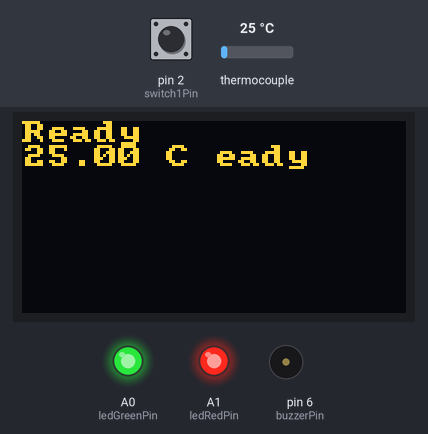
Bench run of a sketch on a simulated Arduino Uno, built with avr-gcc and run on an emulated ATmega328P. On the bench: 128×64 one-colour display, output pins drawn as LEDs (lit = HIGH), buzzer (waves = sounding, pin HIGH). Dashed ring = blinking. The inputs (shaded band) are chosen by the test bench; at power-on: pin 2 (switch1Pin) HIGH, thermocouple 25 °C. The OLED is the two-colour kind (top 16 rows yellow); pins used as bus, display or sensor lines are not drawn; what the sketch prints to the serial monitor is not drawn.

Above: at 3.8 s.
3.9 s: pin 2 (switch1Pin) pulled LOW for 0.15 s
At 6.4 s:
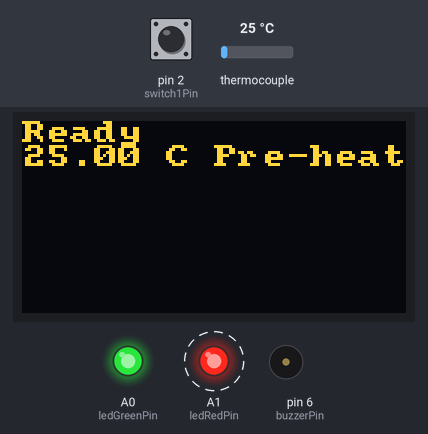
8.1 s: thermocouple set to 146 °C
At 11.0 s:
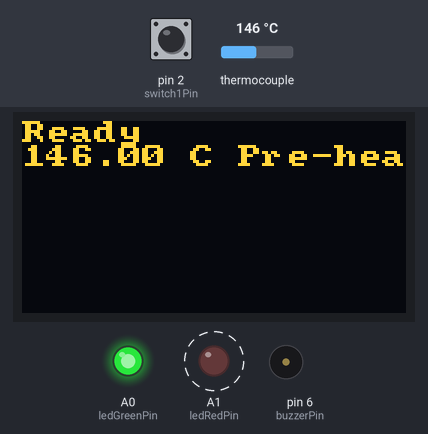
11.1 s: thermocouple set to 154 °C
At 14.4 s:
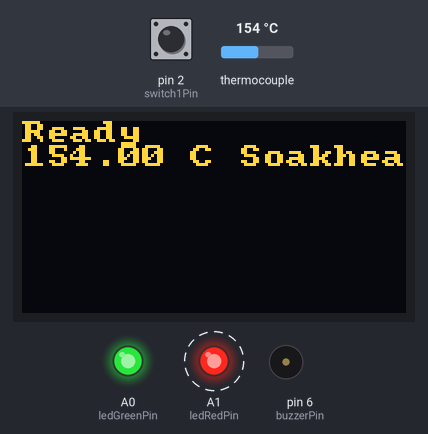
15.1 s: pin 2 (switch1Pin) pulled LOW for 1 s
At 17.1 s:
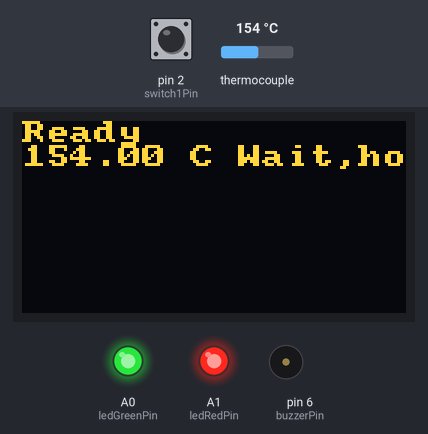
18.1 s: thermocouple set to 6 °C
At 20.0 s:
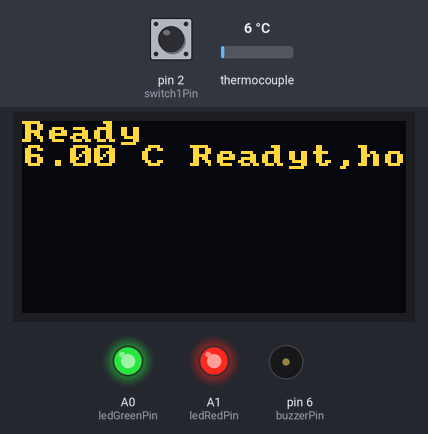
20.2 s: pin 2 (switch1Pin) pulled LOW for 0.15 s
At 21.4 s:
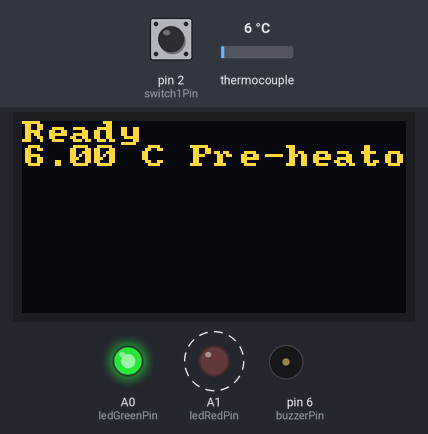
Timing chart, 0 to 25.4 s (numbered marks = the images above; inputs shaded):
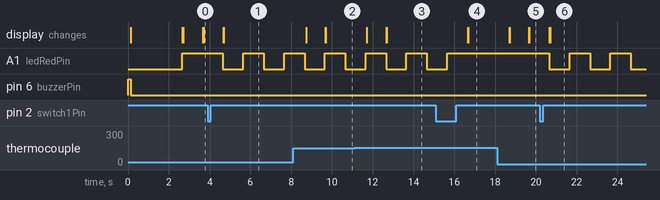

The sketch:

Original_Code.ino
```cpp
// (licence header left out)
// Comment either one the following #define to select your board revision
// Newer board version starts from v1.60 using MAX31855KASA+ chip
// #define  USE_MAX31855
// Older board version below version v1.60 using MAX6675ISA+ chip
#define USE_MAX6675

// ***** INCLUDES *****
#include <LiquidCrystal.h>
#include <U8x8lib.h>
#ifdef  USE_MAX31855
  #include <MAX31855.h>
#else
  #include <max6675.h>
#endif
#include <PID_v1.h>

// ***** TYPE DEFINITIONS *****
typedef enum REFLOW_STATE
{
  REFLOW_STATE_IDLE,
  REFLOW_STATE_PREHEAT,
  REFLOW_STATE_SOAK,
  REFLOW_STATE_REFLOW,
  REFLOW_STATE_COOL,
  REFLOW_STATE_COMPLETE,
  REFLOW_STATE_TOO_HOT,
  REFLOW_STATE_ERROR
} reflowState_t;

typedef enum REFLOW_STATUS
{
  REFLOW_STATUS_OFF,
  REFLOW_STATUS_ON
} reflowStatus_t;

typedef enum SWITCH
{
  SWITCH_NONE,
  SWITCH_1,
  SWITCH_2
} switch_t;

typedef enum DEBOUNCE_STATE
{
  DEBOUNCE_STATE_IDLE,
  DEBOUNCE_STATE_CHECK,
  DEBOUNCE_STATE_RELEASE
} debounceState_t;

// ***** CONSTANTS *****
#define TEMPERATURE_ROOM 50
#define TEMPERATURE_SOAK_MIN 150
#define TEMPERATURE_SOAK_MAX 180
#define TEMPERATURE_REFLOW_MAX 224
#define TEMPERATURE_COOL_MIN 100
#define SENSOR_SAMPLING_TIME 1000
#define SOAK_TEMPERATURE_STEP 5
#define SOAK_MICRO_PERIOD 10000
#define DEBOUNCE_PERIOD_MIN 50

// ***** PID PARAMETERS *****
// ***** PRE-HEAT STAGE *****
#define PID_KP_PREHEAT 100
#define PID_KI_PREHEAT 0.025
#define PID_KD_PREHEAT 20
// ***** SOAKING STAGE *****
#define PID_KP_SOAK 300
#define PID_KI_SOAK 0.05
#define PID_KD_SOAK 250
// ***** REFLOW STAGE *****
#define PID_KP_REFLOW 300
#define PID_KI_REFLOW 0.05
#define PID_KD_REFLOW 350
#define PID_SAMPLE_TIME 1000

// ***** LCD MESSAGES *****
const char* lcdMessagesReflowStatus[] = {
  "Ready",
  "Pre-heat",
  "Soak",
  "Reflow",
  "Cool",
  "Complete",
  "Wait,hot",
  "Error"
};

// ***** DEGREE SYMBOL FOR LCD *****
unsigned char degree[8]  = {
  140,146,146,140,128,128,128,128};

// ***** PIN ASSIGNMENT *****
#ifdef  USE_MAX31855
  int ssrPin = 5;
  int thermocoupleSOPin = A3;
  int thermocoupleCSPin = A2;
  int thermocoupleCLKPin = A1;
  int lcdRsPin = 7;
  int lcdEPin = 8;
  int lcdD4Pin = 9;
  int lcdD5Pin = 10;
  int lcdD6Pin = 11;
  int lcdD7Pin = 12;
  int ledRedPin = 4;
  int buzzerPin = 6;
  int switchPin = A0;
#else
  int ssrPin = 5;
  int thermocoupleSOPin = 12;
  int thermocoupleCSPin = 10;
  int thermocoupleCLKPin = 13;
  int lcdRsPin = 7;
  int lcdEPin = 8;
  int lcdD4Pin = 9;
  int lcdD5Pin = A3;
  int lcdD6Pin = 11;
  int lcdD7Pin = A4;
  int ledRedPin = A1;
  int ledGreenPin = A0;
  int buzzerPin = 6;
  int switch1Pin = 2;
  int switch2Pin = 3;
#endif

// ***** PID CONTROL VARIABLES *****
double setpoint;
double input;
double output;
double kp = PID_KP_PREHEAT;
double ki = PID_KI_PREHEAT;
double kd = PID_KD_PREHEAT;
int windowSize;
unsigned long windowStartTime;
unsigned long nextCheck;
unsigned long nextRead;
unsigned long timerSoak;
unsigned long buzzerPeriod;
// Reflow oven controller state machine state variable
reflowState_t reflowState;
// Reflow oven controller status
reflowStatus_t reflowStatus;
// Switch debounce state machine state variable
debounceState_t debounceState;
// Switch debounce timer
long lastDebounceTime;
// Switch press status
switch_t switchStatus;
// Seconds timer
int timerSeconds;

// Specify PID control interface
PID reflowOvenPID(&input, &output, &setpoint, kp, ki, kd, DIRECT);
// Specify LCD interface
//LiquidCrystal lcd(lcdRsPin, lcdEPin, lcdD4Pin, lcdD5Pin, lcdD6Pin, lcdD7Pin);
// Specify MAX6675 thermocouple interface
U8X8_SSD1306_128X64_NONAME_SW_I2C lcd(/* clock=*/ SCL, /* data=*/ SDA, /* reset=*/ U8X8_PIN_NONE);

#ifdef  USE_MAX31855
  MAX31855 thermocouple(thermocoupleSOPin, thermocoupleCSPin,
                        thermocoupleCLKPin);
#else
  MAX6675 thermocouple(thermocoupleCLKPin, thermocoupleCSPin,
                       thermocoupleSOPin);
#endif

void setup()
{
  Serial.println("STARTING");
  // SSR pin initialization to ensure reflow oven is off
  digitalWrite(ssrPin, LOW);
  pinMode(ssrPin, OUTPUT);

  // Buzzer pin initialization to ensure annoying buzzer is off
  digitalWrite(buzzerPin, LOW);
  pinMode(buzzerPin, OUTPUT);

  // LED pins initialization and turn on upon start-up (active low)
  digitalWrite(ledRedPin, LOW);
  pinMode(ledRedPin, OUTPUT);
  #ifdef USE_MAX6675
    // LED pins initialization and turn on upon start-up (active low)
    digitalWrite(ledGreenPin, LOW);
    pinMode(ledGreenPin, OUTPUT);
    // Switch pins initialization
    pinMode(switch1Pin, INPUT);
    pinMode(switch2Pin, INPUT);
  #endif

  // Start-up splash
  digitalWrite(buzzerPin, HIGH);
  lcd.begin();
  lcd.setFont(u8x8_font_amstrad_cpc_extended_f);
  lcd.setPowerSave(0);

//  lcd.createChar(0, degree);
  lcd.clearDisplay();
  lcd.print("Reflow");
  lcd.setCursor(0, 1);
  lcd.print("Oven 1.2");
  digitalWrite(buzzerPin, LOW);
  delay(2500);
  lcd.clear();

  // Serial communication at 57600 bps
  Serial.begin(57600);

  // Turn off LED (active low)
  digitalWrite(ledRedPin, HIGH);
  #ifdef  USE_MAX6675
    digitalWrite(ledGreenPin, HIGH);
  #endif
  // Set window size
  windowSize = 2000;
  // Initialize time keeping variable
  nextCheck = millis();
  // Initialize thermocouple reading variable
  nextRead = millis();
}

void loop()
{
//  Serial.println(thermocouple.readCelsius());
  // Current time
  unsigned long now;

  // Time to read thermocouple?
  if (millis() > nextRead)
  {
    // Read thermocouple next sampling period
    nextRead += SENSOR_SAMPLING_TIME;
    // Read current temperature
    #ifdef  USE_MAX31855
      input = thermocouple.readThermocouple(CELSIUS);
    #else
      input = thermocouple.readCelsius();
    #endif

    // If thermocouple problem detected
    #ifdef  USE_MAX6675
      if (isnan(input))
    #else
      if((input == FAULT_OPEN) || (input == FAULT_SHORT_GND) ||
         (input == FAULT_SHORT_VCC))
    #endif
    {
      // Illegal operation
      reflowState = REFLOW_STATE_ERROR;
      reflowStatus = REFLOW_STATUS_OFF;
    }
  }

  if (millis() > nextCheck)
  {
    // Check input in the next seconds
    nextCheck += 1000;
    // If reflow process is on going
    if (reflowStatus == REFLOW_STATUS_ON)
    {
      // Toggle red LED as system heart beat
      digitalWrite(ledRedPin, !(digitalRead(ledRedPin)));
      // Increase seconds timer for reflow curve analysis
      timerSeconds++;
      // Send temperature and time stamp to serial
      Serial.print(timerSeconds);
      Serial.print(" ");
      Serial.print(setpoint);
      Serial.print(" ");
      Serial.print(input);
      Serial.print(" ");
      Serial.println(output);
    }
    else
    {
      // Turn off red LED
      digitalWrite(ledRedPin, HIGH);
    }

    // Clear LCD
//    lcd.clear();
    // Print current system state
    lcd.print(lcdMessagesReflowStatus[reflowState]);
    // Move the cursor to the 2 line
    lcd.setCursor(0, 1);

    // If currently in error state
    if (reflowState == REFLOW_STATE_ERROR)
    {
      // No thermocouple wire connected
      lcd.print("TC Error!");
    }
    else
    {
      // Print current temperature
      lcd.print(input);

      #if ARDUINO >= 100
        // Print degree Celsius symbol
        lcd.write((uint8_t)0);
      #else
        // Print degree Celsius symbol
        lcd.print(0, BYTE);
      #endif
      lcd.print("C ");
    }
  }

  // Reflow oven controller state machine
  switch (reflowState)
  {
  case REFLOW_STATE_IDLE:
    // If oven temperature is still above room temperature
    if (input >= TEMPERATURE_ROOM)
    {
      reflowState = REFLOW_STATE_TOO_HOT;
    }
    else
    {
      // If switch is pressed to start reflow process
      if (switchStatus == SWITCH_1)
      {
        // Send header for CSV file
        Serial.println("Time Setpoint Input Output");
        // Intialize seconds timer for serial debug information
        timerSeconds = 0;
        // Initialize PID control window starting time
        windowStartTime = millis();
        // Ramp up to minimum soaking temperature
        setpoint = TEMPERATURE_SOAK_MIN;
        // Tell the PID to range between 0 and the full window size
        reflowOvenPID.SetOutputLimits(0, windowSize);
        reflowOvenPID.SetSampleTime(PID_SAMPLE_TIME);
        // Turn the PID on
        reflowOvenPID.SetMode(AUTOMATIC);
        // Proceed to preheat stage
        reflowState = REFLOW_STATE_PREHEAT;
      }
    }
    break;

  case REFLOW_STATE_PREHEAT:
    reflowStatus = REFLOW_STATUS_ON;
    // If minimum soak temperature is achieve
    if (input >= TEMPERATURE_SOAK_MIN)
    {
      // Chop soaking period into smaller sub-period
      timerSoak = millis() + SOAK_MICRO_PERIOD;
      // Set less agressive PID parameters for soaking ramp
      reflowOvenPID.SetTunings(PID_KP_SOAK, PID_KI_SOAK, PID_KD_SOAK);
      // Ramp up to first section of soaking temperature
      setpoint = TEMPERATURE_SOAK_MIN + SOAK_TEMPERATURE_STEP;
      // Proceed to soaking state
      reflowState = REFLOW_STATE_SOAK;
    }
    break;

  case REFLOW_STATE_SOAK:
    // If micro soak temperature is achieved
    if (millis() > timerSoak)
    {
      timerSoak = millis() + SOAK_MICRO_PERIOD;
      // Increment micro setpoint
      setpoint += SOAK_TEMPERATURE_STEP;
      if (setpoint > TEMPERATURE_SOAK_MAX)
      {
        // Set agressive PID parameters for reflow ramp
        reflowOvenPID.SetTunings(PID_KP_REFLOW, PID_KI_REFLOW, PID_KD_REFLOW);
        // Ramp up to first section of soaking temperature
        setpoint = TEMPERATURE_REFLOW_MAX;
        // Proceed to reflowing state
        reflowState = REFLOW_STATE_REFLOW;
      }
    }
    break;

  case REFLOW_STATE_REFLOW:
    // We need to avoid hovering at peak temperature for too long
    // Crude method that works like a charm and safe for the components
    if (input >= (TEMPERATURE_REFLOW_MAX - 5))
    {
      // Set PID parameters for cooling ramp
      reflowOvenPID.SetTunings(PID_KP_REFLOW, PID_KI_REFLOW, PID_KD_REFLOW);
      // Ramp down to minimum cooling temperature
      setpoint = TEMPERATURE_COOL_MIN;
      // Proceed to cooling state
      reflowState = REFLOW_STATE_COOL;
    }
    break;

  case REFLOW_STATE_COOL:
    // If minimum cool temperature is achieve
    if (input <= TEMPERATURE_COOL_MIN)
    {
      // Retrieve current time for buzzer usage
      buzzerPeriod = millis() + 1000;
      // Turn on buzzer and green LED to indicate completion
      #ifdef  USE_MAX6675
        digitalWrite(ledGreenPin, LOW);
      #endif
      digitalWrite(buzzerPin, HIGH);
      // Turn off reflow process
      reflowStatus = REFLOW_STATUS_OFF;
      // Proceed to reflow Completion state
      reflowState = REFLOW_STATE_COMPLETE;
    }
    break;

  case REFLOW_STATE_COMPLETE:
    if (millis() > buzzerPeriod)
    {
      // Turn off buzzer and green LED
      digitalWrite(buzzerPin, LOW);
      #ifdef  USE_MAX6675
        digitalWrite(ledGreenPin, HIGH);
      #endif
      // Reflow process ended
      reflowState = REFLOW_STATE_IDLE;
    }
    break;

  case REFLOW_STATE_TOO_HOT:
    // If oven temperature drops below room temperature
    if (input < TEMPERATURE_ROOM)
    {
      // Ready to reflow
      reflowState = REFLOW_STATE_IDLE;
    }
    break;

  case REFLOW_STATE_ERROR:
    // If thermocouple problem is still present
    #ifdef  USE_MAX6675
      if (isnan(input))
    #else
      if((input == FAULT_OPEN) || (input == FAULT_SHORT_GND) ||
         (input == FAULT_SHORT_VCC))
    #endif
    {
      // Wait until thermocouple wire is connected
      reflowState = REFLOW_STATE_ERROR;
    }
    else
    {
      // Clear to perform reflow process
      reflowState = REFLOW_STATE_IDLE;
    }
    break;
  }

  // If switch 1 is pressed
  if (switchStatus == SWITCH_1)
  {
    // If currently reflow process is on going
    if (reflowStatus == REFLOW_STATUS_ON)
    {
      // Button press is for cancelling
      // Turn off reflow process
      reflowStatus = REFLOW_STATUS_OFF;
      // Reinitialize state machine
      reflowState = REFLOW_STATE_IDLE;
    }
  }

  // Simple switch debounce state machine (for switch #1 (both analog & digital
  // switch supported))
  switch (debounceState)
  {
  case DEBOUNCE_STATE_IDLE:
    // No valid switch press
    switchStatus = SWITCH_NONE;
    // If switch #1 is pressed
    #ifdef  USE_MAX6675
      if (digitalRead(switch1Pin) == LOW)
    #else
      if (analogRead(switchPin) == 0)
    #endif
      {
        // Intialize debounce counter
        lastDebounceTime = millis();
        // Proceed to check validity of button press
        debounceState = DEBOUNCE_STATE_CHECK;
      }
    break;

  case DEBOUNCE_STATE_CHECK:
    #ifdef  USE_MAX6675
      // If switch #1 is still pressed
      if (digitalRead(switch1Pin) == LOW)
    #else
      if (analogRead(switchPin) == 0)
    #endif
      {
        // If minimum debounce period is completed
        if ((millis() - lastDebounceTime) > DEBOUNCE_PERIOD_MIN)
        {
          // Proceed to wait for button release
          debounceState = DEBOUNCE_STATE_RELEASE;
        }
      }
      // False trigger
      else
      {
        // Reinitialize button debounce state machine
        debounceState = DEBOUNCE_STATE_IDLE;
      }
    break;

  case DEBOUNCE_STATE_RELEASE:
    #ifdef  USE_MAX6675
      if (digitalRead(switch1Pin) == HIGH)
    #else
      if (analogRead(switchPin) > 0)
    #endif
    {
      // Valid switch 1 press
      switchStatus = SWITCH_1;
      // Reinitialize button debounce state machine
      debounceState = DEBOUNCE_STATE_IDLE;
    }
    break;
  }

  // PID computation and SSR control
  if (reflowStatus == REFLOW_STATUS_ON)
  {
    now = millis();

    reflowOvenPID.Compute();

    if((now - windowStartTime) > windowSize)
    {
      // Time to shift the Relay Window
      windowStartTime += windowSize;
    }
    if(output > (now - windowStartTime)) digitalWrite(ssrPin, HIGH);
    else digitalWrite(ssrPin, LOW);
  }
  // Reflow oven process is off, ensure oven is off
  else
  {
    digitalWrite(ssrPin, LOW);
  }

  lcd.refreshDisplay();
}
```

Measured:
- the behaviour switches between 149 and 150 °C on thermocouple (found by bisection; images 2 and 3)
- after the input at 3.9 s, A1 (ledRedPin): alternates HIGH for 1.0 s and LOW for 1.0 s, starting after 0.76 s; the display: first changes after 0.76 s (image 1 shows a later state)
- after the input at 8.1 s, the display: first changes after 0.64 s (image 2 shows a later state)
- after the input at 11.1 s, the display: first changes after 0.61 s (image 3 shows a later state)
- after the input at 15.1 s, A1 (ledRedPin): goes on until 15.7 s, then stays HIGH; the display: first changes after 1.6 s (image 4 shows a later state)
- after the input at 18.1 s, the display: first changes after 0.60 s (image 5 shows a later state)
- after the input at 20.2 s, A1 (ledRedPin): alternates HIGH for 1.0 s and LOW for 1.0 s, starting after 0.46 s; the display: first changes after 0.46 s (image 6 shows a later state)
